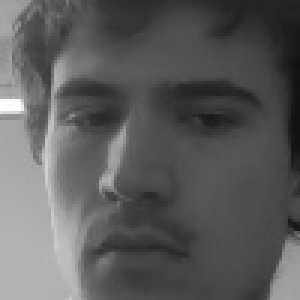
#> input picture dataset/Gabriel/1.jpg, 100 x 100 px, given in place of the camera (shown 3 times larger)
$ python Enregistrement_visage.py
#> lines starting #> are read from the running program, lines starting #| are printed output that depends on the picture; after the words box and inside, x2 and y2 are one past the last pixel; in counts of white or black regions, pixels touching at a corner belong together
import cv2
import os

def capture_visage(nom, nb_photos=30):
#> called with nom = 'Gabriel', nb_photos = 30
    dossier = f"dataset/{nom}"
    os.makedirs(dossier, exist_ok=True)

    cap = cv2.VideoCapture(0)
    face_cascade = cv2.CascadeClassifier(
        cv2.data.haarcascades + "haarcascade_frontalface_default.xml"
    )

    compteur = 0
    print(f"Capture pour {nom} — Appuie sur ESPACE pour prendre une photo")

    while compteur < nb_photos:
        ret, frame = cap.read()
#> frame is the input picture: shape (100, 100, 3); min 16, max 255, mean 91.8
        if not ret:
            break

        gray = cv2.cvtColor(frame, cv2.COLOR_BGR2GRAY)
        faces = face_cascade.detectMultiScale(gray, 1.1, 5, minSize=(80, 80))
#> faces = [[4, 3, 89, 89]]

        for (x, y, w, h) in faces:
            cv2.rectangle(frame, (x, y), (x+w, y+h), (0, 255, 0), 2)
#> this loop made 1 pass
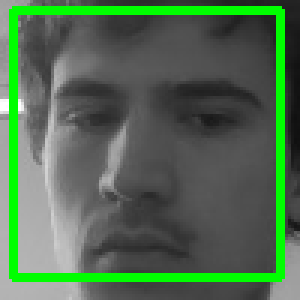
#> frame: shape (100, 100, 3) (shown 3 times larger); 10.64% of pixels changed, all inside (x1, y1, x2, y2) = (3, 2, 95, 94)

        cv2.putText(frame, f"Photos: {compteur}/{nb_photos}", (10, 30),
                   cv2.FONT_HERSHEY_SIMPLEX, 0.8, (0, 255, 0), 2)
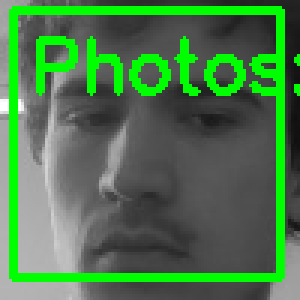
#> frame: shape (100, 100, 3) (shown 3 times larger); 6.21% of pixels changed, all inside (x1, y1, x2, y2) = (12, 12, 100, 32)
        cv2.imshow(f"Capture - {nom}", frame)

        key = cv2.waitKey(1) & 0xFF
#> (key q is pressed here)

        if key == ord(' ') and len(faces) > 0:
            x, y, w, h = faces[0]
            visage = gray[y:y+h, x:x+w]
            visage = cv2.resize(visage, (100, 100))
            cv2.imwrite(f"{dossier}/{compteur}.jpg", visage)
            compteur += 1
            print(f"  Photo {compteur}/{nb_photos} sauvegardée")

        if key == ord('q'):
            break

    cap.release()
    cv2.destroyAllWindows()
    print(f"Capture terminée pour {nom} !")

# Un seul utilisateur
capture_visage("Gabriel")

$ run again, on dataset/Gabriel/10.jpg
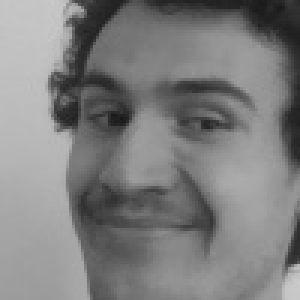
#> input picture dataset/Gabriel/10.jpg, 100 x 100 px, given in place of the camera (shown 3 times larger)
#> in capture_visage, frame is the input picture: shape (100, 100, 3); min 24, max 203, mean 126.6
#> faces = [[5, 4, 88, 88]]
#> the loop in capture_visage, `for (x, y, w, h) in faces:` made 1 pass
#> after the loop in capture_visage, `for (x, y, w, h) in faces:`:
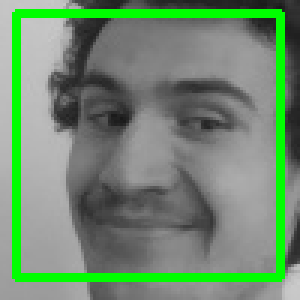
#> frame: shape (100, 100, 3) (shown 3 times larger); 10.52% of pixels changed, all inside (x1, y1, x2, y2) = (4, 3, 95, 94)
#> in capture_visage, `cv2.putText(frame, f"Photos: {compteur}/{nb_photos}", (10, 30), cv2.FO..`:
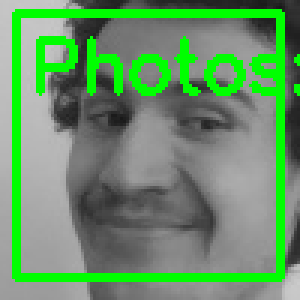
#> frame: shape (100, 100, 3) (shown 3 times larger); 6.21% of pixels changed, all inside (x1, y1, x2, y2) = (12, 12, 100, 32)

$ run again, on dataset/Gabriel/13.jpg
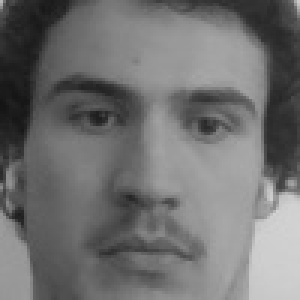
#> input picture dataset/Gabriel/13.jpg, 100 x 100 px, given in place of the camera (shown 3 times larger)
#> in capture_visage, frame is the input picture: shape (100, 100, 3); min 20, max 210, mean 112.2
#> faces = [[7, 5, 87, 87]]
#> the loop in capture_visage, `for (x, y, w, h) in faces:` made 1 pass
#> after the loop in capture_visage, `for (x, y, w, h) in faces:`:
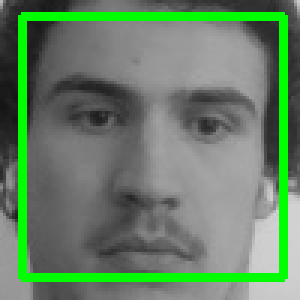
#> frame: shape (100, 100, 3) (shown 3 times larger); 10.4% of pixels changed, all inside (x1, y1, x2, y2) = (6, 4, 96, 94)
#> in capture_visage, `cv2.putText(frame, f"Photos: {compteur}/{nb_photos}", (10, 30), cv2.FO..`:
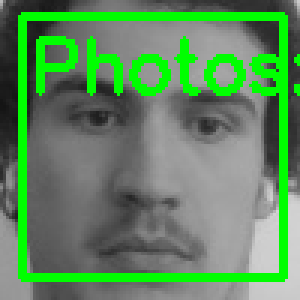
#> frame: shape (100, 100, 3) (shown 3 times larger); 6.32% of pixels changed, all inside (x1, y1, x2, y2) = (12, 12, 100, 32)

$ run again, on dataset/Gabriel/14.jpg
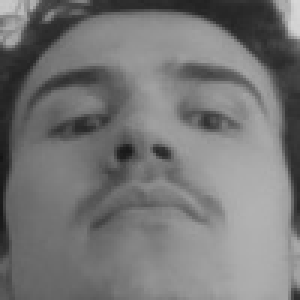
#> input picture dataset/Gabriel/14.jpg, 100 x 100 px, given in place of the camera (shown 3 times larger)
#> in capture_visage, frame is the input picture: shape (100, 100, 3); min 20, max 215, mean 118.2
#> faces = ()
#> in capture_visage, `cv2.putText(frame, f"Photos: {compteur}/{nb_photos}", (10, 30), cv2.FO..`:
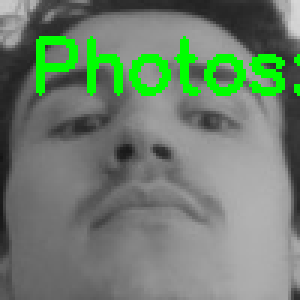
#> frame: shape (100, 100, 3) (shown 3 times larger); 6.49% of pixels changed, all inside (x1, y1, x2, y2) = (12, 12, 100, 32)
